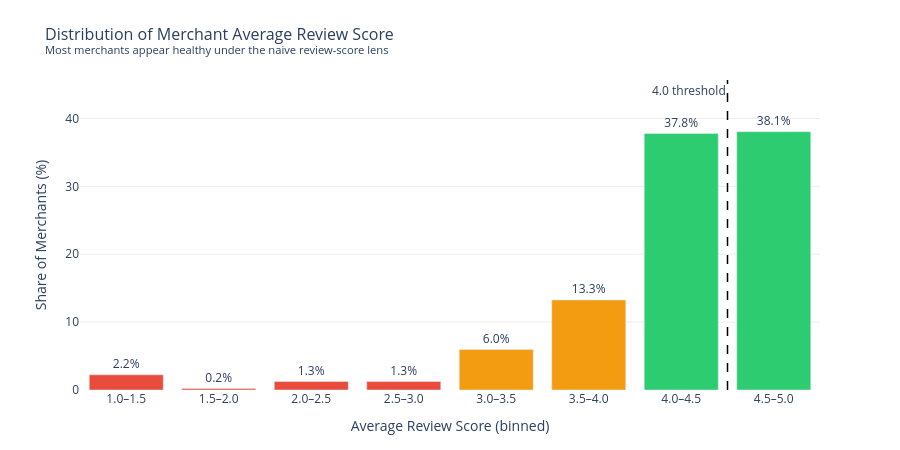

Notebook code for this chart:
### Code cell
bar_colors = [
    COLOR_DECLINING if lbl in ['1.0–1.5','1.5–2.0','2.0–2.5','2.5–3.0']
    else COLOR_STABLE if lbl in ['3.0–3.5','3.5–4.0']
    else COLOR_GROWING
    for lbl in labels
]

fig1 = go.Figure()

fig1.add_trace(go.Bar(
    x=bin_counts['score_bin'],
    y=bin_counts['pct'],
    marker_color=bar_colors,
    text=bin_counts['pct'].apply(lambda x: f'{x:.1f}%'),
    textposition='outside',
    hovertemplate='Score range: %{x}<br>Share of merchants: %{y:.1f}%<extra></extra>',
))

fig1.add_vline(
    x=6.5,  # between '3.5–4.0' and '4.0–4.5' bins (0-indexed position 6.5)
    line_dash='dash', line_color='black', line_width=1.5,
    annotation_text='4.0 threshold',
    annotation_position='top left',
    annotation_font_size=12
)

fig1.update_layout(
    title=dict(
        text='Distribution of Merchant Average Review Score<br><sup>Most merchants appear healthy under the naive review-score lens</sup>',
        font_size=16
    ),
    xaxis_title='Average Review Score (binned)',
    yaxis_title='Share of Merchants (%)',
    yaxis_range=[0, bin_counts['pct'].max() * 1.2],
    plot_bgcolor='white',
    paper_bgcolor='white',
    xaxis=dict(showgrid=False),
    yaxis=dict(gridcolor='#eee'),
    showlegend=False,
    height=450,
    margin=dict(t=80, b=60)
)

fig1.show()
print(f"Takeaway: {above_4:.0%} of merchants have an average review score at or above 4.0, "
      f"making the platform look healthy by this metric alone.")

### Figure 1 — Plotly figure (JSON) as saved in the notebook; plotly's stock layout.template omitted (floating-point values rounded to 4 significant figures)
{"data": [{"hovertemplate": "Score range: %{x}<br>Share of merchants: %{y:.1f}%<extra></extra>", "marker": {"color": ["#e74c3c", "#e74c3c", "#e74c3c", "#e74c3c", "#f39c12", "#f39c12", "#2ecc71", "#2ecc71"]}, "text": ["2.2%", "0.2%", "1.3%", "1.3%", "6.0%", "13.3%", "37.8%", "38.1%"], "textposition": "outside", "type": "bar", "x": ["1.0–1.5", "1.5–2.0", "2.0–2.5", "2.5–3.0", "3.0–3.5", "3.5–4.0", "4.0–4.5", "4.5–5.0"], "y": [2.233, 0.203, 1.252, 1.252, 5.954, 13.26, 37.79, 38.06]}], "layout": {"annotations": [{"font": {"size": 12}, "showarrow": false, "text": "4.0 threshold", "x": 6.5, "xanchor": "right", "xref": "x", "y": 1, "yanchor": "top", "yref": "y domain"}], "height": 450, "margin": {"b": 60, "t": 80}, "paper_bgcolor": "white", "plot_bgcolor": "white", "shapes": [{"line": {"color": "black", "dash": "dash", "width": 1.5}, "type": "line", "x0": 6.5, "x1": 6.5, "xref": "x", "y0": 0, "y1": 1, "yref": "y domain"}], "showlegend": false, "title": {"font": {"size": 16}, "text": "Distribution of Merchant Average Review Score<br><sup>Most merchants appear healthy under the naive review-score lens</sup>"}, "xaxis": {"showgrid": false, "title": {"text": "Average Review Score (binned)"}}, "yaxis": {"gridcolor": "#eee", "range": [0, 45.67], "title": {"text": "Share of Merchants (%)"}}}}
